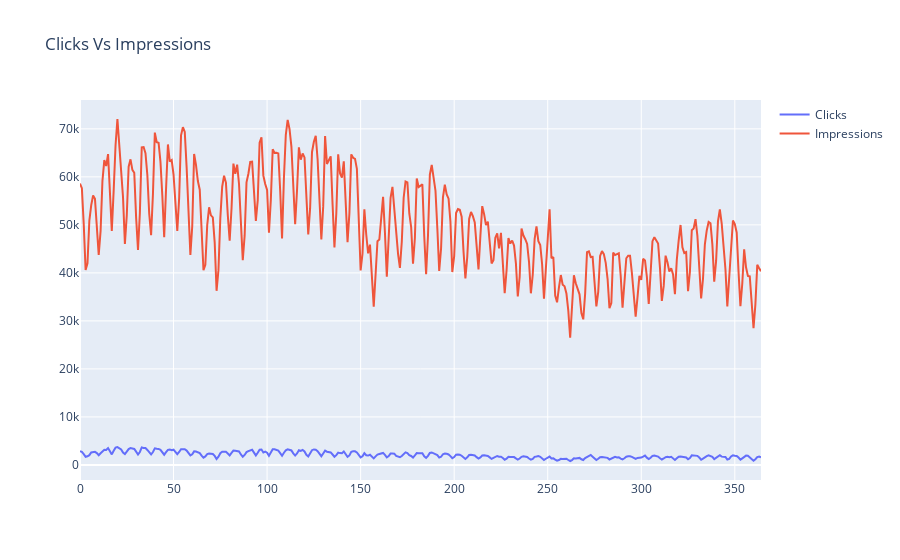

This figure's notebook cell:
### Code cell
# Let's visualize the Clicks and impression over Time
fig = go.Figure()
fig.add_trace(go.Scatter(x = data.index, y = data["Clicks"], mode = "lines", name = "Clicks"))
fig.add_trace(go.Scatter(x = data.index, y = data["Impressions"], mode = "lines", name = "Impressions"))
fig.update_layout(title = "Clicks Vs Impressions")
fig.show()

### Figure 1 — Plotly figure (JSON) as saved in the notebook; plotly's stock layout.template omitted (floating-point values rounded to 4 significant figures; data arrays with more than 128 entries replaced by an {"elided": "..."} marker saying what was removed)
{"data": [{"mode": "lines", "name": "Clicks", "type": "scatter", "x": {"elided": "365 int values"}, "y": {"elided": "365 int values"}}, {"mode": "lines", "name": "Impressions", "type": "scatter", "x": {"elided": "365 int values"}, "y": {"elided": "365 int values"}}], "layout": {"title": {"text": "Clicks Vs Impressions"}}}
